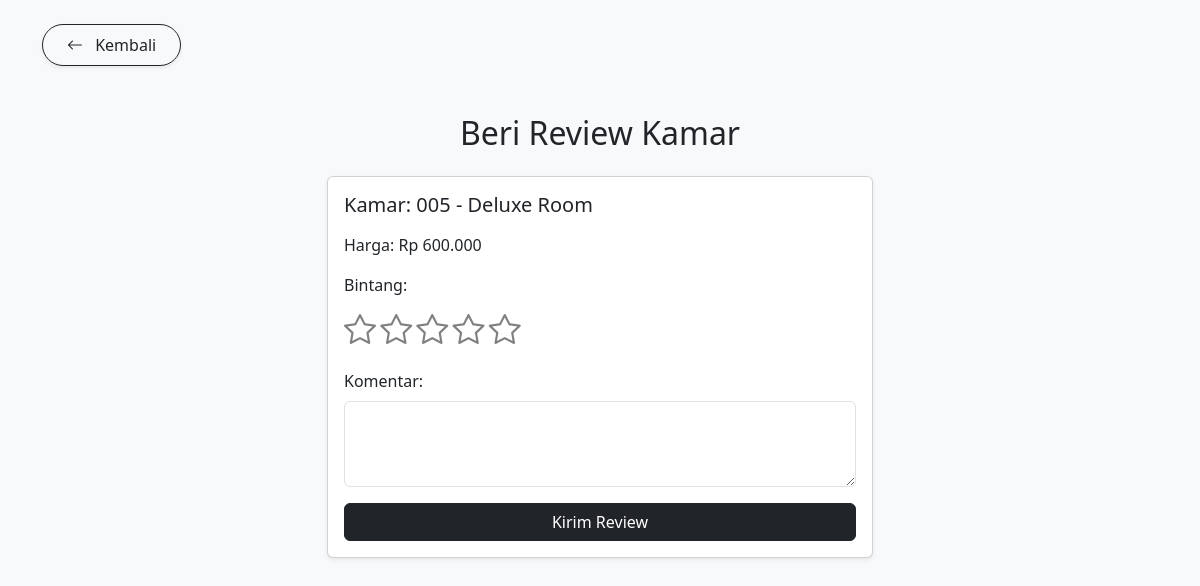
The app's page /review.php (signed in) with its own data.
### tables this page shows
CREATE TABLE `kmr` (
  `idkmr` int(12) NOT NULL,
  `nokmr` varchar(5) NOT NULL,
  `tipe` varchar(255) NOT NULL,
  `harga` bigint(20) NOT NULL,
  `kap` varchar(255) NOT NULL,
  `status` varchar(20) NOT NULL,
  `fasilitas` varchar(255) NOT NULL
);

### review.php (the view, shortened to what this page needs)
<?php
require 'koneksi.php';
$email = $_SESSION['email'];
$stmt = $conn->prepare("SELECT id_cust FROM cust WHERE email = ?");
$stmt->bind_param("s", $email);
$stmt->execute();
$user = $stmt->get_result()->fetch_assoc();
$id_cust = $user['id_cust'];
$stmt = $conn->prepare("
    SELECT DISTINCT k.tipe, k.nokmr, k.idkmr, k.harga
    FROM transaksi t
    JOIN kmr k ON t.nokmr = k.nokmr
    LEFT JOIN review r ON r.nokmr = t.nokmr AND r.id_cust = t.id_cust
    WHERE t.id_cust = ?
      AND r.id_review IS NULL
");
$stmt->bind_param("i", $id_cust);
$stmt->execute();
$result = $stmt->get_result();
?>
<!DOCTYPE html>
<html lang="id">
<head>
    <link href="https://cdn.jsdelivr.net/npm/bootstrap@5.3.3/dist/css/bootstrap.min.css" rel="stylesheet">
    <link href="https://cdn.jsdelivr.net/npm/bootstrap-icons@1.10.5/font/bootstrap-icons.css" rel="stylesheet">
</head>
<body class="bg-light">
    <div class="container pt-4">
        <a href="rooms.php" class="btn btn-outline-dark px-4 py-2 rounded-pill shadow-sm">
            <i class="bi bi-arrow-left me-2"></i> Kembali
        </a>
    </div>
    <div class="container py-5">
        <h2 class="mb-4 text-center">Beri Review Kamar</h2>
        <?php if ($result->num_rows > 0): ?>
            <div class="row justify-content-center">
                <?php while ($row = $result->fetch_assoc()): ?>
                    <div class="col-md-6">
                        <div class="card shadow-sm mb-4">
                            <div class="card-body">
                                <h5 class="mb-3">Kamar: <?= htmlspecialchars($row['nokmr']) ?> -
                                    <?= htmlspecialchars($row['tipe']) ?>
                                </h5>
                                <p>Harga: Rp <?= number_format($row['harga'], 0, ',', '.') ?></p>
                                <?php if (empty($row['id_review'])): ?>
                                    <form method="POST" class="review-form">
                                        <div class="mb-3">
                                            <label class="form-label">Bintang:</label><br>
                                            <?php for ($i = 1; $i <= 5; $i++): ?>
                                                <i class="bi bi-star star" data-value="<?= $i ?>"></i>
                                            <?php endfor; ?>
                                        </div>
                                        <div class="mb-3">
                                            <label class="form-label">Komentar:</label>
                                            <textarea name="komen" class="form-control" rows="3" required></textarea>
                                        </div>
                                        <button type="submit" class="btn btn-dark w-100">Kirim Review</button>
                                    </form>
                                <?php else: ?>
                                    <div class="alert alert-success mb-0">
                                        Review untuk kamar ini sudah dikirim.
                                    </div>
                                <?php endif; ?>
                            </div>
                        </div>
                    </div>
                <?php endwhile; ?>
            </div>
        <?php else: ?>
            <div class="alert alert-info text-center">Belum ada transaksi yang bisa direview.</div>
        <?php endif; ?>
    </div>
</body>
</html>

### review.php (style rules this page uses)
.star { font-size: 2rem; color: gray; cursor: pointer; }

### records on screen
kmr: nokmr "005", tipe "Deluxe Room", harga "600.000"
